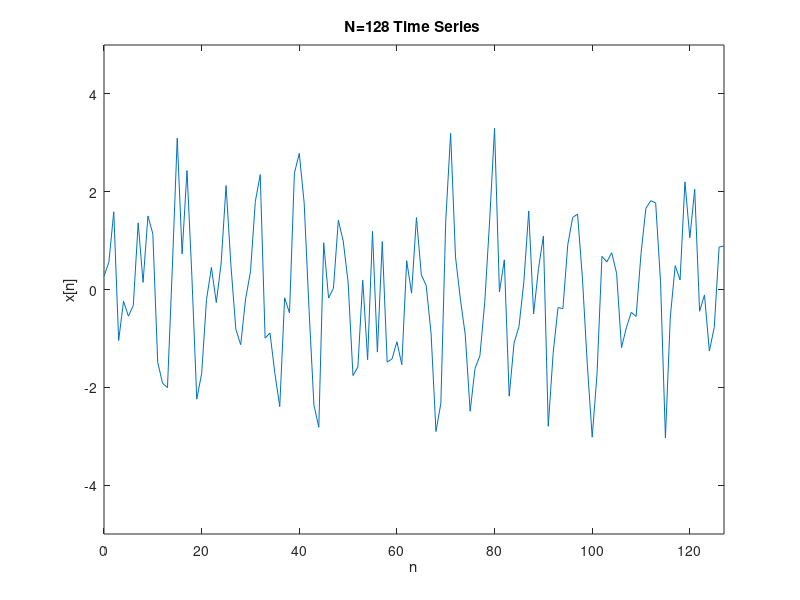
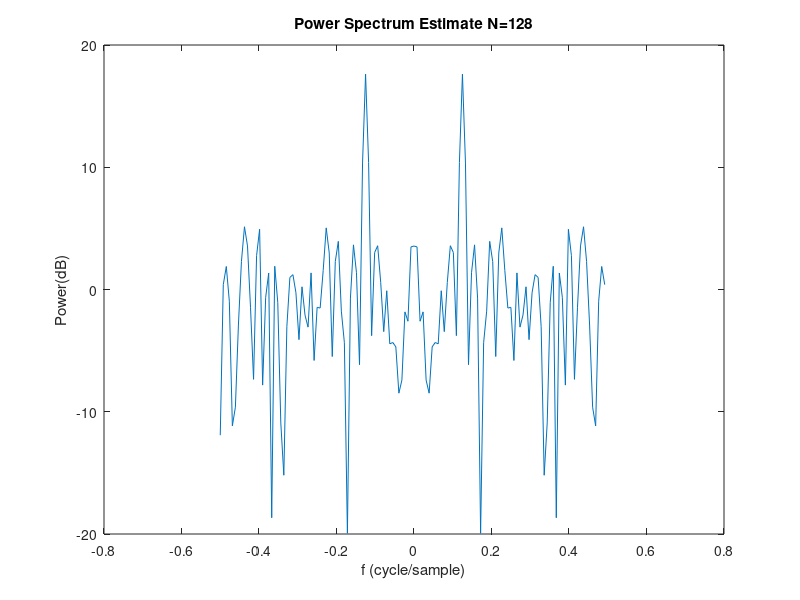
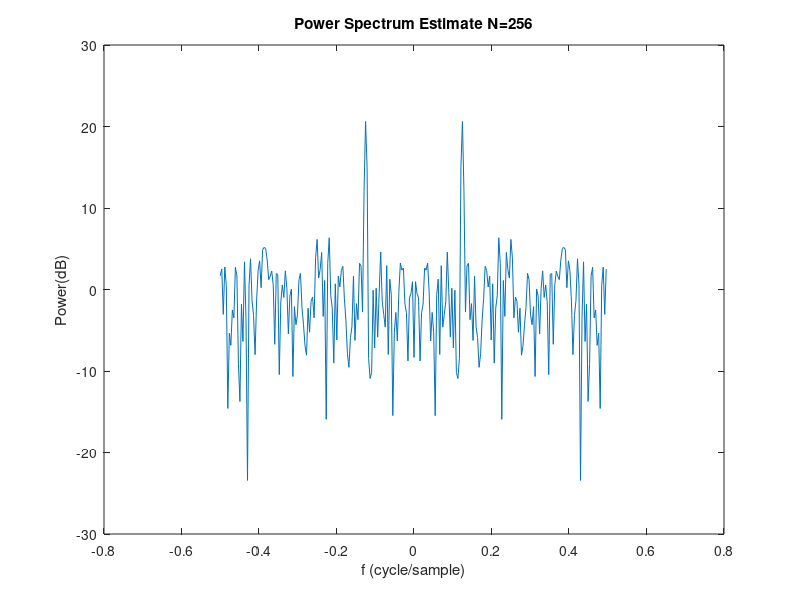
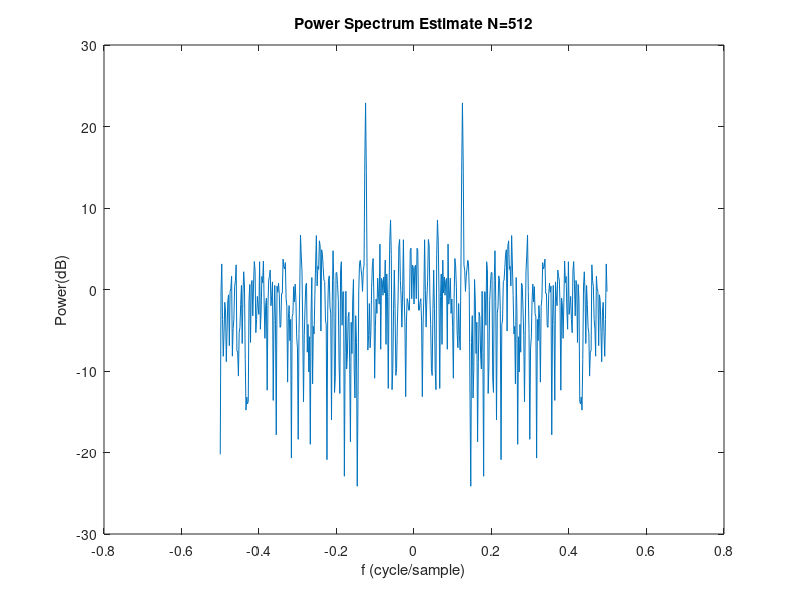

MATLAB code to generate these figures, in order:
clear;close all;clc;

f=0.125;
N=1024;
n=0:N-1;
y=sqrt(2)*cos(2*pi*f*n);   %%sqrt
%plot([-0.5:1/1024:0.5-1/1024],abs(fftshift(fft(y,1024)))); title('Pure Signal Magnitude'); xlabel('f (cycle/sample)');ylabel('magnitude (dB)'); 
rd=randn([1,N]);
sig_o=y+rd; 

%% Prob.A
figure(1);
NN=128;
plot(0:NN-1,sig_o(1:NN));
axis([0,NN-1,-5,5]);title('N=128 Time Series '); xlabel('n');ylabel('x[n]');

%% Prob. B
NFFT_bin=[128,256,512,1024];
for k=1:4
    NFFT=NFFT_bin(k);
    window=hamming(NFFT)';       %% window should be designed by number NFFT
    wn=sig_o(1:NFFT).*window;
    U=sum(window.^2);
    Pxx=10*log10(abs(fftshift(fft(wn)).^2)/U);    %%/NFFT??
    Noise_mean=mean(Pxx);
    figure(k+1);
    f=[-0.5:1/NFFT:0.5-1/NFFT];
    plot(f,Pxx);
    xlabel('f (cycle/sample)');ylabel('Power(dB)');title(['Power Spectrum Estimate N='  num2str(NFFT)]);   %%ylabel?
%     hold on;plot(f,Noise_mean*ones(1,size(f,2)),'r');grid on;
end;

%% Prob. C
    M=128;
    step=[128,64,32];
    num=[8,15,29];
    str=[0,50,75];
    window=hamming(M)';
    U=sum(window.^2);
    for i=1:3
        sum_1=zeros(1,128);
        start=1;
        for j=1:num(i)
            wn=sig_o(start:start+M-1).*window;
            Pxx=10*log10(abs(fftshift(fft(wn)).^2)/U);
            sum_1 = sum_1 + Pxx;
            start = start + step(i);
        end;
        avg = sum_1 / num(i);
        cov(avg)    %%COV
        figure(2*i+4);
        f=[-0.5:1/M:0.5-1/M];
        plot(f,avg);
        xlabel('f (cycle/sample)');ylabel('Power(dB)');title([num2str(str(i)) '% Overlap Power Spectrum Estimate K='  num2str(num(i))]);   %%ylabel?
        
        figure(2*i+5);
        plot(f,avg);
        xlabel('f (cycle/sample)');ylabel('Power(dB)');title([num2str(str(i)) '% Overlap Power Spectrum Estimate K='  num2str(num(i))]);
        axis([-0.5 0.5 -8 2]);
    end;

 %% Prob. D
    M=128;
    num=8;
    window=hamming(M)';
    U=sum(window.^2);
    sum_2=zeros(1,128);
    start=1;
    for j=1:8
        sum_2 = sum_2 + sig_o(start : start + M - 1);
        start = start + M;
    end;
    avg = sum_2 / num;
    figure(12);
    plot(0:M-1,avg);
    axis([0,M-1,-5,5]);title('Averaged Time Series'); xlabel('n');ylabel('x[n]');
    
    figure(13);
    wn=avg.*window;
    Pxx=10*log10(abs(fftshift(fft(wn)).^2)/U);
    f=[-0.5:1/M:0.5-1/M];
    plot(f,Pxx);
    xlabel('f (cycle/sample)');ylabel('Power(dB)');title('Averaged time series power spectrum estimate');
    
    figure(14);
    M=128;
    num=8;
    window=hamming(M)';
    U=sum(window.^2);
    sum_2=zeros(1,128);
    start=1;
    for j=1:8
        wn=sig_o(start:start+M-1).*window;
        sum_2 = sum_2 + fftshift(fft(wn));
        start = start + M;
    end;
    avg=sum_2/num;
    Pxx=10*log10((abs(avg).^2)/U);
    f=[-0.5:1/M:0.5-1/M];
    plot(f,Pxx);
    xlabel('f (cycle/sample)');ylabel('Power(dB)');title('The power spectrum estimate (dB) of the coherently averaged FFT');